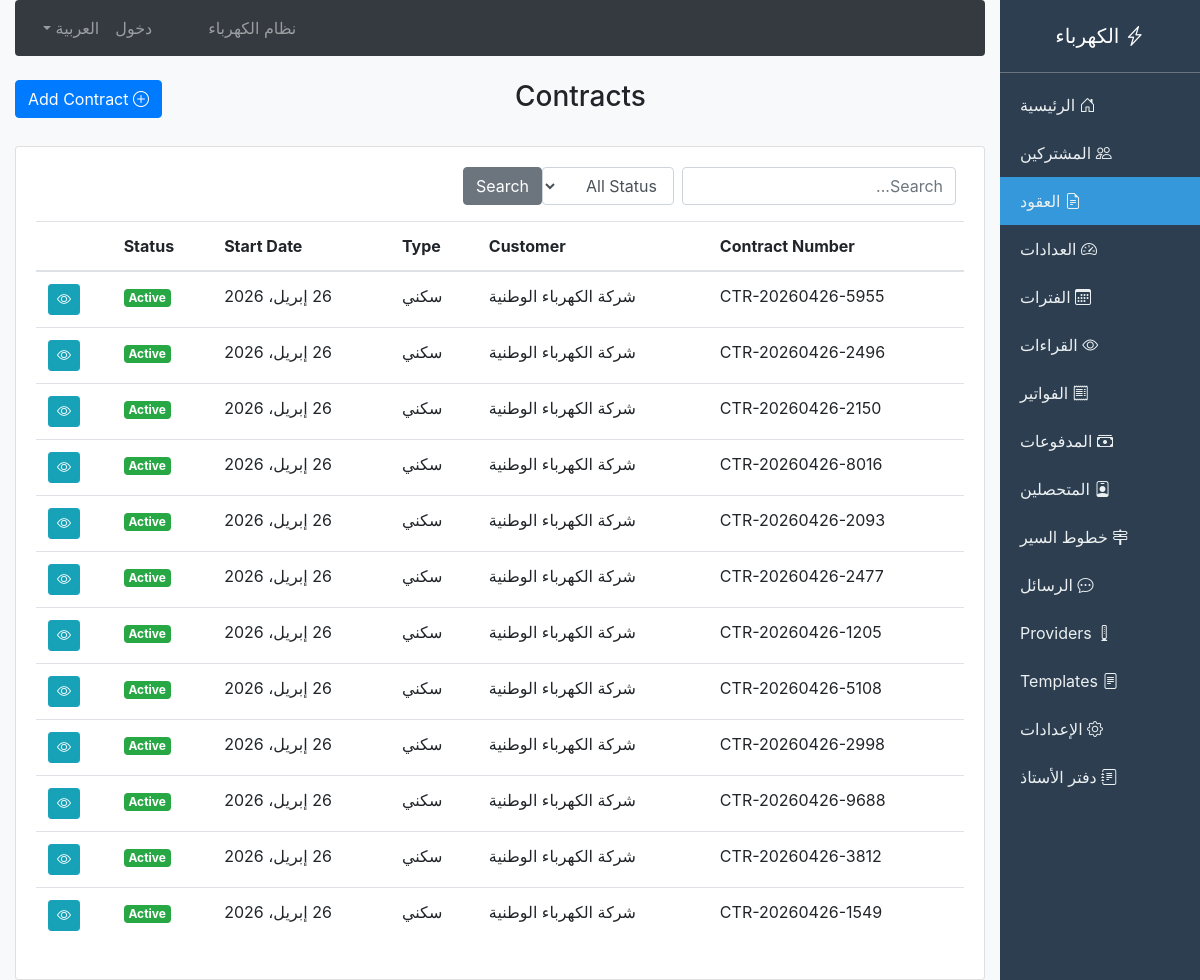
/billing/contracts/, run on an earlier commit of the app's database.
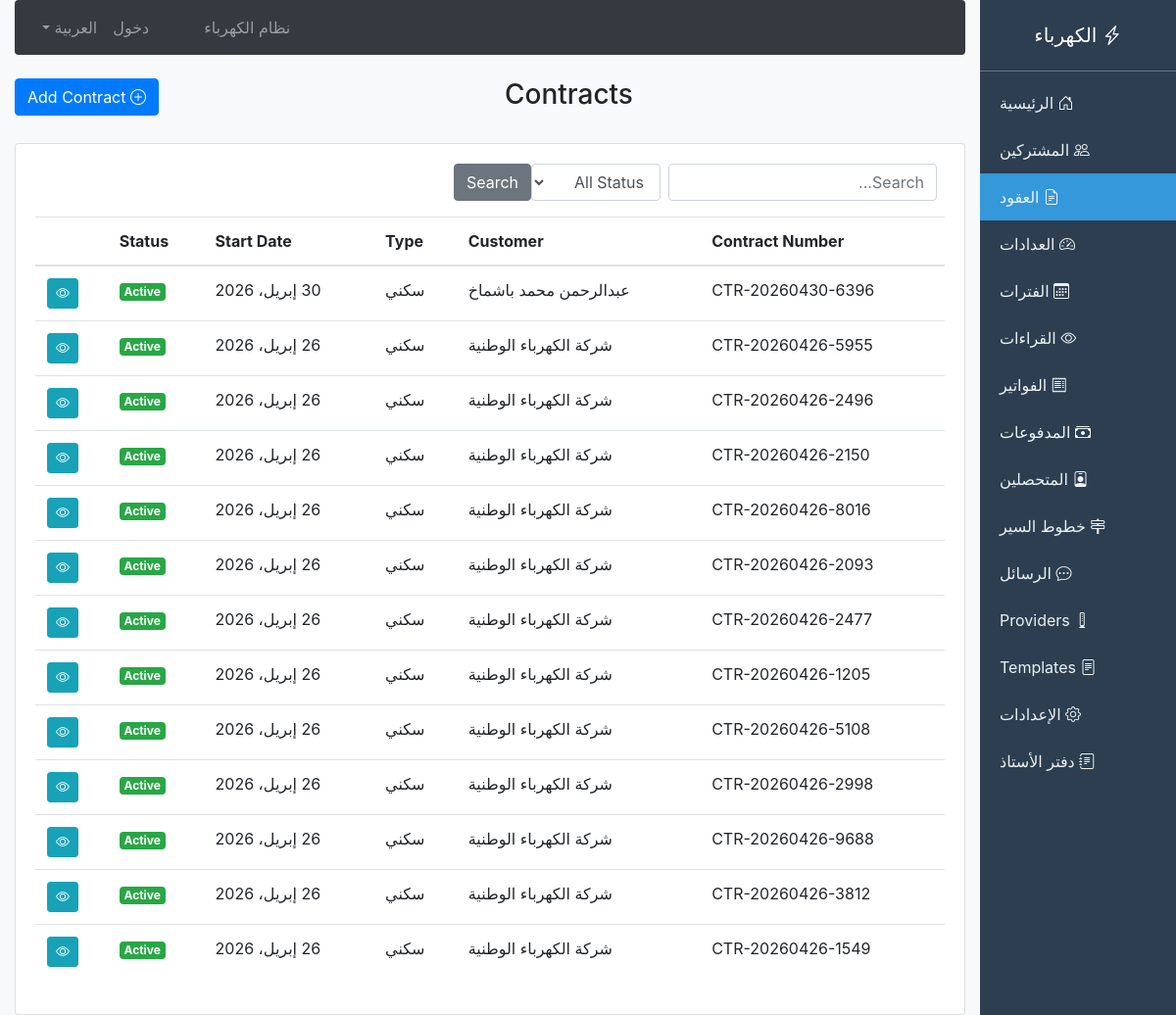
And on a later commit of the database.
### billing/models.py (models this page shows, shortened)
class Contract(models.Model):
    class ContractStatus(models.TextChoices):
        ACTIVE = 'active', 'Active'
        SUSPENDED = 'suspended', 'Suspended'
        TERMINATED = 'terminated', 'Terminated'
        EXPIRED = 'expired', 'Expired'
    contract_number = models.CharField(max_length=50, unique=True, blank=True)
    customer = models.ForeignKey(Customer, on_delete=models.CASCADE, related_name='contracts')
    type = models.ForeignKey(SubscriptionType, on_delete=models.CASCADE)
    start_date = models.DateField(null=True, blank=True)
    end_date = models.DateField(null=True, blank=True)
    contract_status = models.CharField(max_length=20, choices=ContractStatus.choices, default=ContractStatus.ACTIVE)
    connection_load = models.DecimalField(max_digits=10, decimal_places=2, default=0, verbose_name='Connection Load (kW)')
    deposit_amount = models.DecimalField(max_digits=10, decimal_places=2, default=0)
    notes = models.TextField(blank=True, default='')
    created_by = models.ForeignKey(User, on_delete=models.SET_NULL, null=True, blank=True)
    created_at = models.DateTimeField(auto_now_add=True)
    class Meta:
        ordering = ['-created_at']

class Customer(models.Model):
    customer_number = models.CharField(max_length=50, unique=True, blank=True, default='')
    full_name_ar = models.CharField(max_length=150)
    full_name_en = models.CharField(max_length=150, blank=True, default='')
    national_id = models.CharField(max_length=50, blank=True, default='')
    mobile_phone = models.CharField(max_length=20, blank=True, default='')
    phone2 = models.CharField(max_length=20, blank=True, default='')
    email = models.EmailField(blank=True, default='')
    address = models.TextField(blank=True, default='')
    city = models.CharField(max_length=50, blank=True, default='')
    is_active = models.BooleanField(default=True)
    registration_date = models.DateField(auto_now_add=True)
    current_balance = models.DecimalField(max_digits=12, decimal_places=2, default=0)
    credit_limit = models.DecimalField(max_digits=12, decimal_places=2, default=0)
    notes = models.TextField(blank=True, default='')
    created_at = models.DateTimeField(auto_now_add=True)

class SubscriptionType(models.Model):
    name_ar = models.CharField(max_length=100)
    name_en = models.CharField(max_length=100, blank=True)
    description = models.TextField(blank=True)
    is_active = models.BooleanField(default=True)
    created_at = models.DateTimeField(auto_now_add=True)
    class Meta:
        verbose_name = 'Subscription Type'
        verbose_name_plural = 'Subscription Types'

### billing/views.py (the view)
# urls.py: path('contracts/', views.contract_list, name='contract_list'),
def contract_list(request):
    contracts = Contract.objects.select_related('customer', 'type').all()
    query = request.GET.get('q')
    if query:
        contracts = contracts.filter(
            Q(contract_number__icontains=query) |
            Q(customer__full_name_ar__icontains=query)
        )
    status = request.GET.get('status')
    if status:
        contracts = contracts.filter(contract_status=status)
    paginator = Paginator(contracts, 25)
    page = request.GET.get('page')
    return render(request, 'billing/contract_list.html', {
        'contracts': paginator.get_page(page),
    })

### billing/context_processors.py (called while the page is built)
def language_context(request):
    lang = getattr(request, 'session', {}).get('django_language', 'ar')
    if not lang:
        lang = 'ar'
    return {
        'LANGUAGE_CODE': lang,
        'LANGUAGE_NAME': 'العربية' if lang == 'ar' else 'English'
    }

### templates/billing/contract_list.html (shortened to what this page needs)
{% extends 'billing/base.html' %}
{% block content %}
<div class="row mb-4">
    <div class="col-md-6">
        <h3>Contracts</h3>
    </div>
    <div class="col-md-6 text-left">
        <a href="{% url 'contract_create' %}" class="btn btn-primary">
            <i class="bi bi-plus-circle"></i> Add Contract
        </a>
    </div>
</div>
<div class="card">
    <div class="card-body">
        <form method="get" class="form-inline mb-3">
            <input type="text" name="q" class="form-control mr-2" placeholder="Search..." value="{{ request.GET.q }}">
            <select name="status" class="form-control mr-2">
                <option value="">All Status</option>
            </select>
            <button type="submit" class="btn btn-secondary">Search</button>
        </form>
        <table class="table table-hover">
            <thead>
                <tr>
                    <th>Contract Number</th>
                    <th>Customer</th>
                    <th>Type</th>
                    <th>Start Date</th>
                    <th>Status</th>
                    <th></th>
                </tr>
            </thead>
            <tbody>
                {% for contract in contracts %}
                <tr>
                    <td>{{ contract.contract_number }}</td>
                    <td>{{ contract.customer.full_name_ar }}</td>
                    <td>{{ contract.type.name_ar }}</td>
                    <td>{{ contract.start_date }}</td>
                    <td>
                        <span class="badge badge-{% if contract.contract_status == 'active' %}success{% else %}warning{% endif %}">
                            {{ contract.get_contract_status_display }}
                        </span>
                    </td>
                    <td>
                        <a href="{% url 'contract_detail' contract.id %}" class="btn btn-sm btn-info">
                            <i class="bi bi-eye"></i>
                        </a>
                    </td>
                </tr>
                {% empty %}
                <tr>
                    <td colspan="6" class="text-center">No contracts</td>
                </tr>
                {% endfor %}
            </tbody>
        </table>
    </div>
</div>
{% endblock %}

What changed in the data, as far as the page shows it:
added Contract: contract_number "CTR-20260430-6396", customer.full_name_ar "عبدالرحمن محمد باشماخ", type.name_ar "سكني", start_date "30 إبريل، 2026", contract_status "Active"
